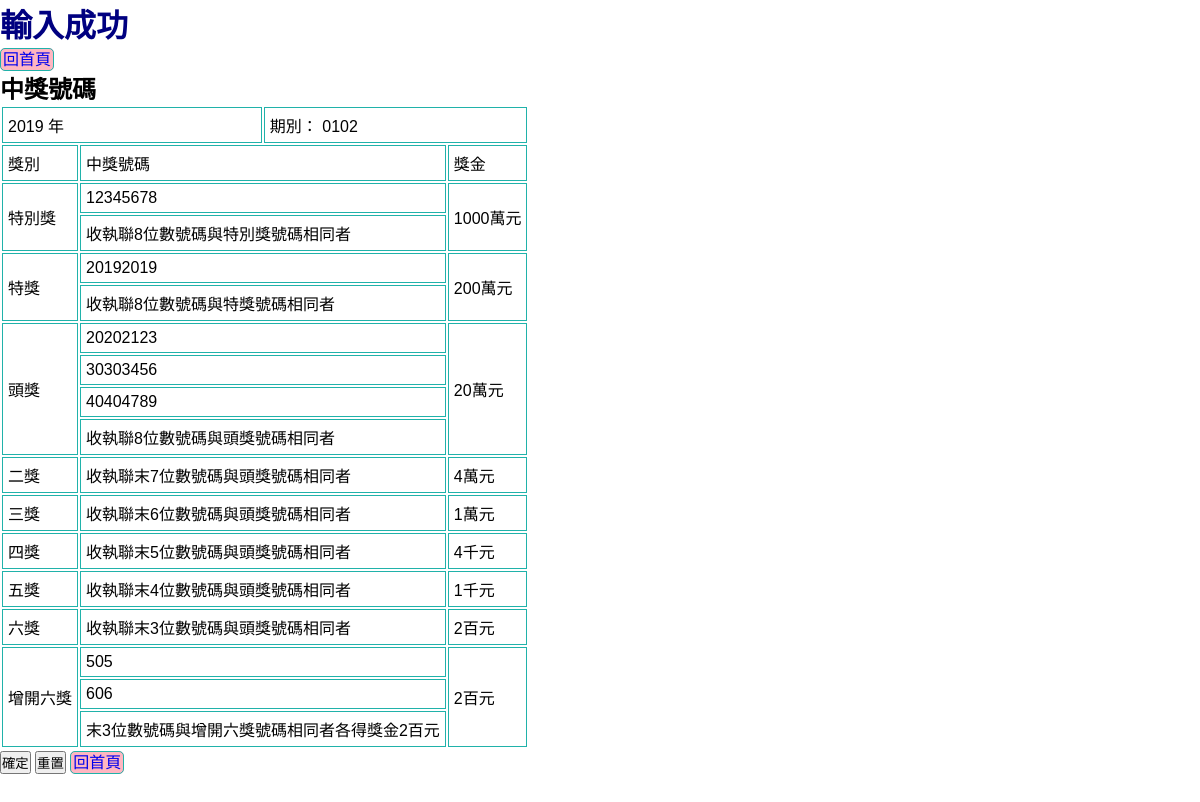
The page /prizeList.php on the database its author committed.
### tables this page shows
CREATE TABLE `prize` (
  `id` int(4) UNSIGNED NOT NULL COMMENT '序號 ',
  `year` year(4) NOT NULL COMMENT '年份',
  `term` char(4) NOT NULL COMMENT '期別',
  `special` char(8) NOT NULL COMMENT '特別獎',
  `grand1` char(8) NOT NULL COMMENT '頭獎1',
  `crown` char(8) NOT NULL COMMENT '特獎',
  `grand2` char(8) NOT NULL COMMENT '頭獎2',
  `grand3` char(8) NOT NULL COMMENT '頭獎3',
  `extra1` char(3) NOT NULL COMMENT '加獎1',
  `extra2` char(3) NOT NULL COMMENT '加獎2'
);

### prizeList.php (the view, shortened to what this page needs)
<?php
include "base.php";
?>
<!DOCTYPE html>
<html lang="en">
<head>
    <link rel="stylesheet" href="style.css">
</head>
<body>
    <h1 class="h1">輸入成功</h1>
    <a href="index.php">回首頁</a>
<?php
$sql="SELECT * FROM prize WHERE term='0102'";
$prize= $pdo->query($sql)->fetchAll();
foreach ($prize as $value) {
    $yy=$value['year'];
    $tt=$value['term'];
    $ss=$value['special'];
    $cc=$value['crown'];
    $g1=$value['grand1'];
    $g2=$value['grand2'];
    $g3=$value['grand3'];
    $e1=$value['extra1'];
    $e2=$value['extra2'];
}
    ?>
    <h2>中獎號碼 </h2>
    <table class="tb1">    <tr>
        <td colspan="2"><?=$yy;?> 年</td>
        <td colspan="2">期別： <?=$tt;?></td>
    </tr>
    <tr>
        <td>獎別</td>
        <td colspan="2">中獎號碼</td>
        <td>獎金</td>
    </tr>
    <tr>
        <td rowspan="2">特別獎</td>
        <td colspan="2"><?=$ss;?></td>
        <td rowspan="2">1000萬元</td>
    </tr>
    <tr>
        <td colspan="2">收執聯8位數號碼與特別獎號碼相同者</td>
    </tr>
    <tr>
        <td rowspan="2">特獎</td>
        <td colspan="2"><?=$cc;?></td>
        <td rowspan="2">200萬元</td>
    </tr>
    <tr>
        <td colspan="2">收執聯8位數號碼與特獎號碼相同者</td>
    </tr>
    <tr>
        <td rowspan="4">頭獎</td>
        <td colspan="2"><?=$g1;?></td>
        <td rowspan="4">20萬元</td>
    </tr>
    <tr>
        <td colspan="2"><?=$g2;?></td>
    </tr>
    <tr>
        <td colspan="2"><?=$g3;?></td>
    </tr>
    <tr>
        <td colspan="2">收執聯8位數號碼與頭獎號碼相同者</td>
    </tr>
    <tr>
        <td>二獎</td>
        <td colspan="2">收執聯末7位數號碼與頭獎號碼相同者</td>
        <td>4萬元</td>
    </tr>
    <tr>
        <td>三獎</td>
        <td colspan="2">收執聯末6位數號碼與頭獎號碼相同者</td>
        <td>1萬元</td>
    </tr>
    <tr>
        <td>四獎</td>
        <td colspan="2">收執聯末5位數號碼與頭獎號碼相同者</td>
        <td>4千元</td>
    </tr>
    <tr>
        <td>五獎</td>
        <td colspan="2">收執聯末4位數號碼與頭獎號碼相同者</td>
        <td>1千元</td>
    </tr>
    <tr>
        <td>六獎</td>
        <td colspan="2">收執聯末3位數號碼與頭獎號碼相同者</td>
        <td>2百元</td>
    </tr>
    <tr>
        <td rowspan="3">增開六獎</td>
        <td colspan="2"><?=$e1;?></td>
        <td rowspan="3">2百元</td>
    </tr>
    <tr>
        <td colspan="2"><?=$e2;?></td>
    </tr>
    <tr>
        <td colspan="2">末3位數號碼與增開六獎號碼相同者各得獎金2百元</td>
    </tr>
    </table>
    <input type="submit" value="確定">
    <input type="reset" value="重置">
     <a href="index.php">回首頁</a>
    <br>
    <br>
    <br>
    <br>
    <br>
    <br>
    <br>
    <br>
    </body>
    </html>

### style.css (style rules this page uses)
* { font-family: Arial, Helvetica, sans-serif, "微軟正黑體"; padding:0; margin:0; list-style-type: none; box-sizing: border-box; text-decoration: none; }
td { border: 1px solid lightseagreen; height: 1.5em; padding: 5px; border-collapse: collapse; }
a { border: 1px solid lightseagreen; background-color: lightpink; padding:2px; width:50px; border-radius:5px; text-align: center; }
h1 { font-size: 2em; color: navy; }

### rows shown on the page
prize: year "2019", term "0102", special "12345678", crown "20192019", grand1 "20202123", grand2 "30303456", grand3 "40404789", extra1 "505", extra2 "606"
